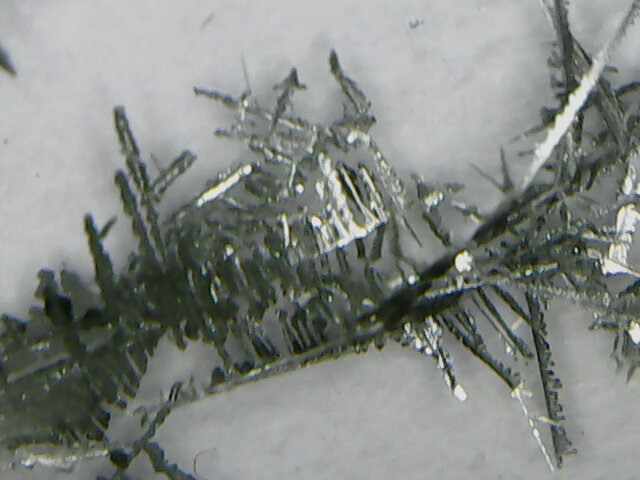
#> input picture 12-Metallic-Forest/Powls_Images/Escenary4/Dendrites/Foto9.jpg, 640 x 480 px
$ python img_testing.py
#> lines starting #> are read from the running program, lines starting #| are printed output that depends on the picture; after the words box and inside, x2 and y2 are one past the last pixel; in counts of white or black regions, pixels touching at a corner belong together
from pathlib import Path

import numpy as np
import matplotlib.pyplot as plt
from skimage.color import rgb2gray, rgba2rgb
from skimage.filters import threshold_otsu, try_all_threshold, threshold_local
from skimage.restoration import denoise_bilateral


def show_image(image, title='', cmap_type='gray'):
    plt.imshow(image, cmap=cmap_type)
    plt.title(title)
    plt.axis('off')
    plt.show()


def save_image(image, fname, title='', cmap_type='gray'):
    plt.imshow(image, cmap=cmap_type)
    plt.title(title)
    plt.axis('off')
    plt.savefig(fname)


base = Path('Powls_Images/Escenary4/Dendrites/')

# Import image
image = plt.imread(base / 'Foto9.jpg')
#> image is the input picture: shape (480, 640, 3); mean R, G, B 132.5, 136.9, 132.9

# Turn to grayscale
image = rgb2gray(image)
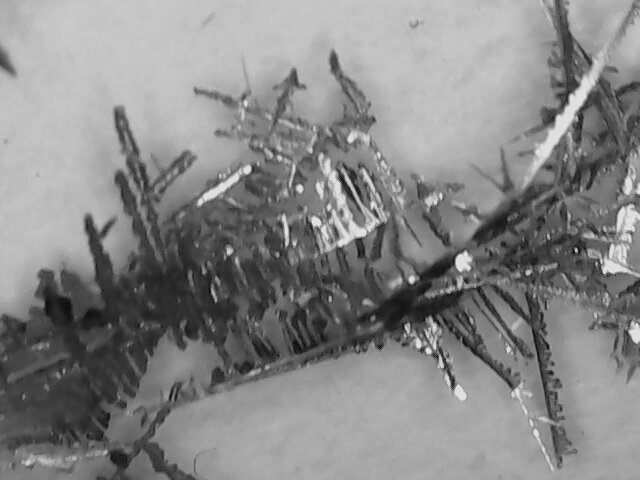
#> image: shape (480, 640) float64; min 0.0303, max 0.942, mean 0.532

#image = np.array([[j if j < 0.7 else 0 for j in i] for i in image])

#fig, ax = try_all_threshold(image, verbose=False)
# plt.show()

# Calculate threshold (this is an algorithm and may not be the best for every image)
thresh = threshold_local(image, block_size=55, offset=0.025)
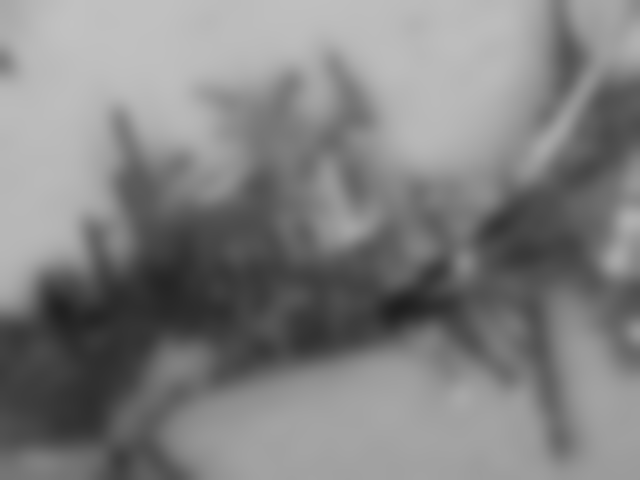
#> thresh: shape (480, 640) float64; min 0.123, max 0.761, mean 0.507
binary = image > thresh
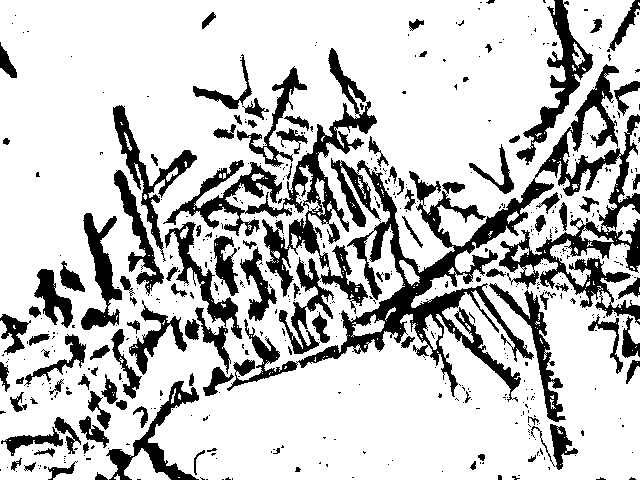
#> binary: shape (480, 640) bool; 77.4% white; 530 black regions (419 under 20 px), largest, box (x1, y1, x2, y2) and area: (227, 64, 640, 402) 23374, (163, 48, 377, 354) 10539, (516, 0, 593, 165) 2692

fig, axes = plt.subplots(ncols=3, figsize=(15, 2.5))
ax = axes.ravel()
ax[0] = plt.subplot(1, 3, 1)
ax[1] = plt.subplot(1, 3, 2)
ax[2] = plt.subplot(1, 3, 3, sharex=ax[0], sharey=ax[0])

ax[0].imshow(image, cmap=plt.cm.gray)
ax[0].set_title('Original')
ax[0].axis('off')

ax[1].hist(image.ravel(), bins=256)
ax[1].set_title('Histogram')
#ax[1].axvline(thresh, color='r')

ax[2].imshow(binary, cmap=plt.cm.gray)
ax[2].set_title('Thresholded')
ax[2].axis('off')

plt.show()
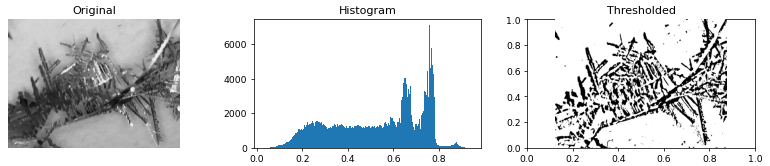
#> figure drawn by matplotlib, 3 panels; panel 2: tallest bar 7086 high, from x = 0.757 to 0.76

save_image(binary, 'Powls_Images/Escenary4/processed/Foto9.jpg')

$ run again, with 12-Metallic-Forest/Powls_Images/Escenary4/Dendrites/Foto1.jpg copied over 12-Metallic-Forest/Powls_Images/Escenary4/Dendrites/Foto9.jpg
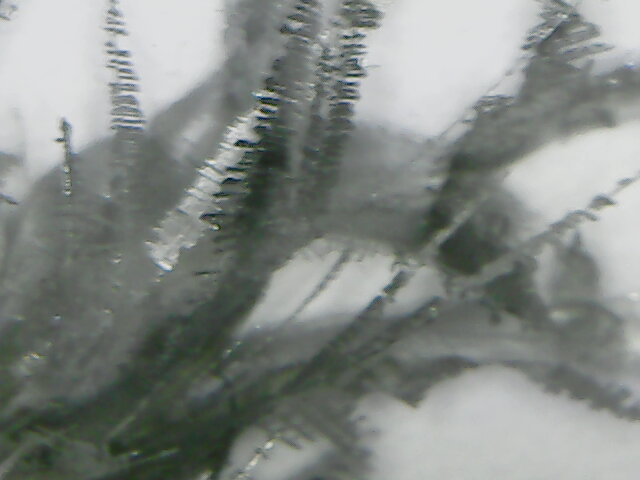
#> input picture 12-Metallic-Forest/Powls_Images/Escenary4/Dendrites/Foto1.jpg, 640 x 480 px
#> image is the input picture: shape (480, 640, 3); mean R, G, B 131.9, 137.1, 133
#> image: shape (480, 640) float64
#> `binary = image > thresh`:
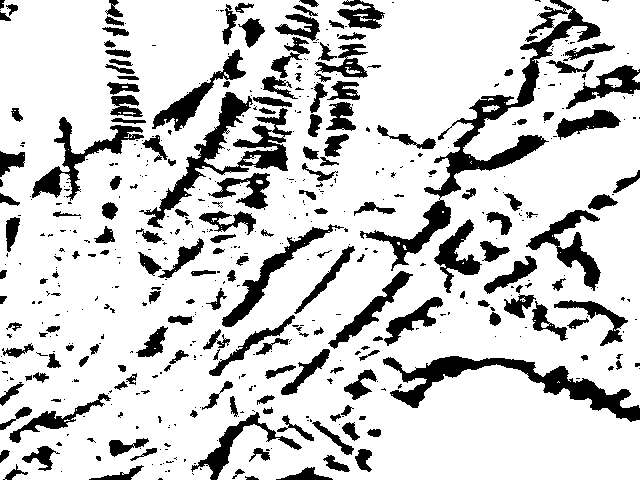
#> binary: shape (480, 640) bool; 80.7% white; 528 black regions (344 under 20 px), largest, box (x1, y1, x2, y2) and area: (360, 0, 601, 271) 6505, (383, 356, 640, 422) 4295, (139, 92, 292, 228) 4041
#> `plt.show()`:
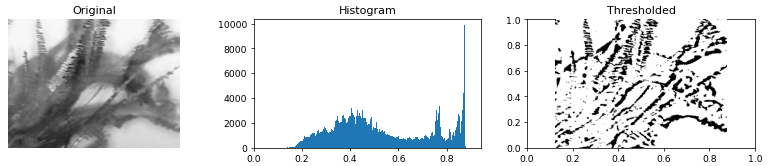
#> figure drawn by matplotlib, 3 panels; panel 2: tallest bar 9854 high, from x = 0.871 to 0.875

$ run again, with 12-Metallic-Forest/Powls_Images/Escenary4/Dendrites/Foto10.jpg copied over 12-Metallic-Forest/Powls_Images/Escenary4/Dendrites/Foto9.jpg
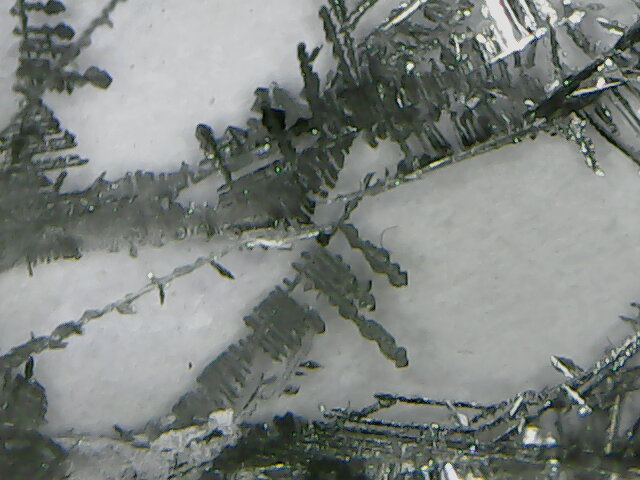
#> input picture 12-Metallic-Forest/Powls_Images/Escenary4/Dendrites/Foto10.jpg, 640 x 480 px
#> image is the input picture: shape (480, 640, 3); mean R, G, B 125.4, 130.3, 126.7
#> image: shape (480, 640) float64
#> `binary = image > thresh`:
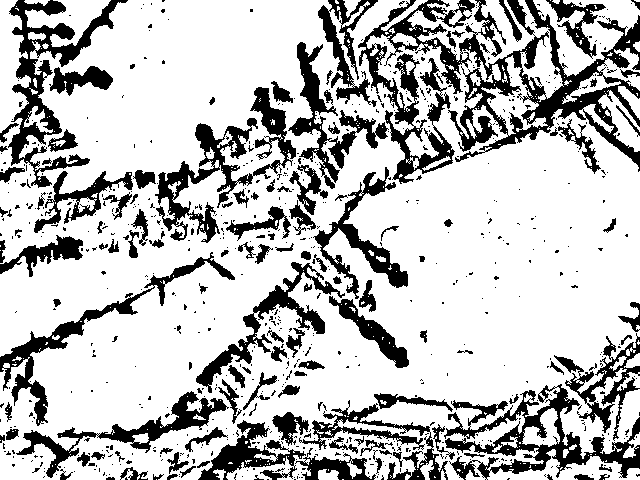
#> binary: shape (480, 640) bool; 74.8% white; 752 black regions (623 under 20 px), largest, box (x1, y1, x2, y2) and area: (358, 0, 640, 184) 15725, (444, 384, 640, 480) 5863, (8, 0, 128, 188) 5292
#> `plt.show()`:
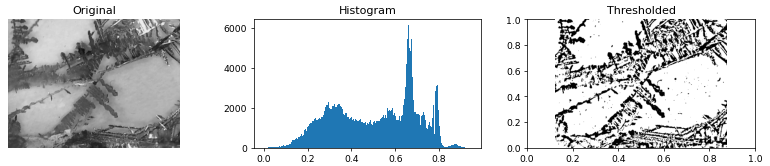
#> figure drawn by matplotlib, 3 panels; panel 2: tallest bar 6124 high, from x = 0.658 to 0.662

$ run again, with 12-Metallic-Forest/Powls_Images/Escenary4/Dendrites/Foto11.jpg copied over 12-Metallic-Forest/Powls_Images/Escenary4/Dendrites/Foto9.jpg
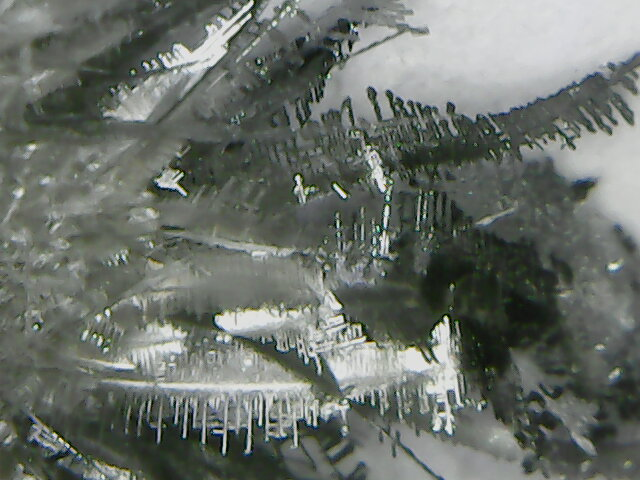
#> input picture 12-Metallic-Forest/Powls_Images/Escenary4/Dendrites/Foto11.jpg, 640 x 480 px
#> image is the input picture: shape (480, 640, 3); mean R, G, B 106.5, 112.3, 105.7
#> image: shape (480, 640) float64
#> `binary = image > thresh`:
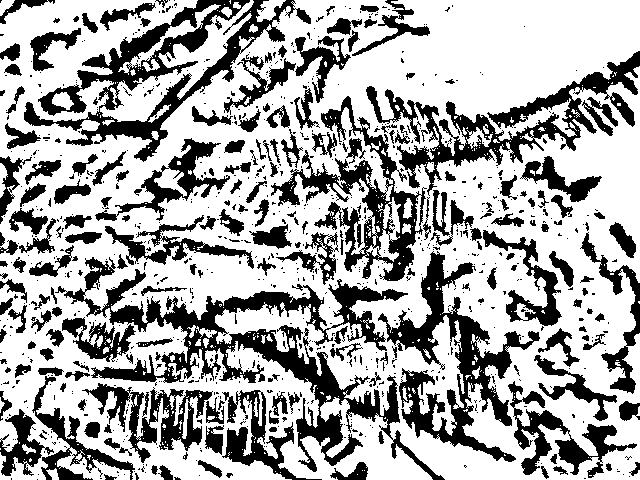
#> binary: shape (480, 640) bool; 66.3% white; 883 black regions (684 under 20 px), largest, box (x1, y1, x2, y2) and area: (55, 257, 445, 480) 15618, (24, 0, 311, 162) 10136, (378, 251, 540, 462) 8824
#> `plt.show()`:
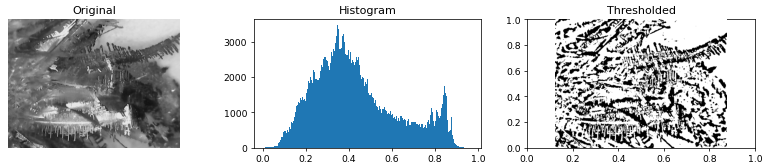
#> figure drawn by matplotlib, 3 panels; panel 2: tallest bar 3463 high, from x = 0.344 to 0.347
